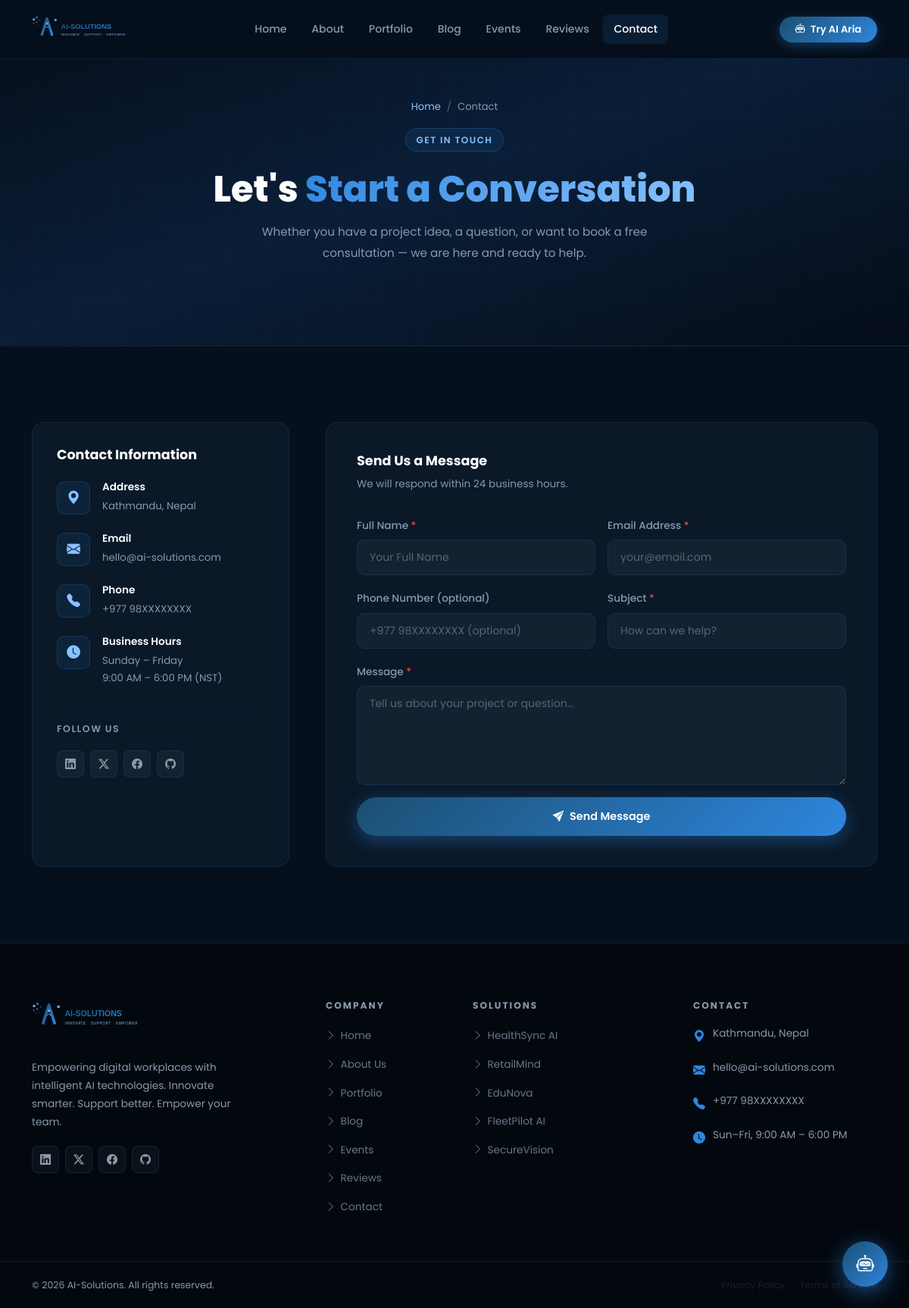
Page /contact/ on the committed database.
### core/models.py (models this page shows, shortened)
class SiteSettings(models.Model):
    site_name = models.CharField(max_length=100, default='AI-Solutions')
    tagline = models.CharField(max_length=200, default='Innovate | Support | Empower')
    logo = models.ImageField(upload_to='settings/', blank=True, null=True)
    email = models.EmailField(default='hello@ai-solutions.com')
    phone = models.CharField(max_length=20, blank=True, default='+977 98XXXXXXXX')
    address = models.TextField(blank=True, default='Kathmandu, Nepal')
    time_zone = models.CharField(max_length=50, default='Asia/Kathmandu')
    facebook_url = models.URLField(blank=True)
    twitter_url = models.URLField(blank=True)
    linkedin_url = models.URLField(blank=True)
    github_url = models.URLField(blank=True)
    updated_at = models.DateTimeField(auto_now=True)
    class Meta:
        verbose_name = 'Site Settings'
        verbose_name_plural = 'Site Settings'
    @classmethod
    def get_settings(cls):
        obj, _ = cls.objects.get_or_create(pk=1)
        return obj

### core/views.py (the view)
# urls.py: path('contact/', views.contact, name='contact'),
def contact(request):
    if request.method == 'POST':
        form = ContactForm(request.POST)
        if form.is_valid():
            form.save()
            messages.success(
                request,
                'Thank you! Your message has been sent. We will get back to you within 24 hours.'
            )
            return redirect('contact')
        else:
            messages.error(request, 'Please correct the errors below.')
    else:
        form = ContactForm()
    return render(request, 'core/contact.html', {'form': form})

### core/forms.py
class ContactForm(forms.ModelForm):
    class Meta:
        model = ContactMessage
        fields = ['name', 'email', 'phone', 'subject', 'message']
        widgets = {
            'name': forms.TextInput(attrs={
                'class': 'form-control', 'placeholder': 'Your Full Name'
            }),
            'email': forms.EmailInput(attrs={
                'class': 'form-control', 'placeholder': 'your@email.com'
            }),
            'phone': forms.TextInput(attrs={
                'class': 'form-control', 'placeholder': '+977 98XXXXXXXX (optional)'
            }),
            'subject': forms.TextInput(attrs={
                'class': 'form-control', 'placeholder': 'How can we help?'
            }),
            'message': forms.Textarea(attrs={
                'class': 'form-control', 'rows': 5,
                'placeholder': 'Tell us about your project or question...'
            }),
        }

### core/context_processors.py (called while the page is built)
def site_settings(request):
    return {'settings': SiteSettings.get_settings()}

def unread_messages(request):
    if request.user.is_authenticated and request.user.is_staff:
        count = ContactMessage.objects.filter(is_read=False).count()
        return {'unread_messages_count': count}
    return {'unread_messages_count': 0}

### templates/core/contact.html (shortened to what this page needs)
{% extends 'base.html' %}
{% block content %}
<div class="page-hero">
  <div class="container position-relative">
    <nav aria-label="breadcrumb" class="mb-3">
      <ol class="breadcrumb justify-content-center" style="font-size:.82rem;">
        <li class="breadcrumb-item"><a href="{% url 'home' %}">Home</a></li>
        <li class="breadcrumb-item active">Contact</li>
      </ol>
    </nav>
    <div class="section-badge">Get In Touch</div>
    <h1 class="section-title mt-2" style="font-size:clamp(2rem,4vw,3rem);">Let's <span class="gradient-text">Start a Conversation</span></h1>
    <p class="section-subtitle mx-auto">Whether you have a project idea, a question, or want to book a free consultation — we are here and ready to help.</p>
  </div>
</div>
<section>
  <div class="container">
    <div class="row g-5">
      <div class="col-lg-4">
        <div class="contact-info-card fade-up">
          <h4 style="font-size:1.1rem;font-weight:700;margin-bottom:1.5rem;color:#fff;">Contact Information</h4>
          <div class="contact-info-item">
            <div class="contact-icon"><i class="bi bi-geo-alt-fill"></i></div>
            <div>
              <h6>Address</h6>
              <p>{{ settings.address|default:"Kathmandu, Nepal" }}</p>
            </div>
          </div>
          <div class="contact-info-item">
            <div class="contact-icon"><i class="bi bi-envelope-fill"></i></div>
            <div>
              <h6>Email</h6>
              <p>{{ settings.email|default:"hello@ai-solutions.com" }}</p>
            </div>
          </div>
          <div class="contact-info-item">
            <div class="contact-icon"><i class="bi bi-telephone-fill"></i></div>
            <div>
              <h6>Phone</h6>
              <p>{{ settings.phone|default:"+977 98XXXXXXXX" }}</p>
            </div>
          </div>
          <div class="contact-info-item">
            <div class="contact-icon"><i class="bi bi-clock-fill"></i></div>
            <div>
              <h6>Business Hours</h6>
              <p>Sunday – Friday<br>9:00 AM – 6:00 PM (NST)</p>
            </div>
          </div>
          <hr style="border-color:var(--dark-border);margin:1.5rem 0;">
          <h6 style="font-size:.78rem;font-weight:600;text-transform:uppercase;letter-spacing:1.5px;color:var(--text-muted);margin-bottom:1rem;">Follow Us</h6>
          <div class="social-links">
            <a href="{{ settings.linkedin_url|default:'#' }}" class="social-link"><i class="bi bi-linkedin"></i></a>
            <a href="{{ settings.twitter_url|default:'#' }}" class="social-link"><i class="bi bi-twitter-x"></i></a>
            <a href="{{ settings.facebook_url|default:'#' }}" class="social-link"><i class="bi bi-facebook"></i></a>
            <a href="{{ settings.github_url|default:'#' }}" class="social-link"><i class="bi bi-github"></i></a>
          </div>
        </div>
      </div>
      <div class="col-lg-8 fade-up" style="transition-delay:.1s;">
        <div class="contact-form-card">
          <h4 style="font-size:1.1rem;font-weight:700;margin-bottom:.5rem;color:#fff;">Send Us a Message</h4>
          <p style="font-size:.85rem;color:var(--text-muted);margin-bottom:1.75rem;">We will respond within 24 business hours.</p>
          <form method="post" novalidate>
            <div class="row g-3">
              <div class="col-md-6">
                <label class="form-label">Full Name <span style="color:#ef4444;">*</span></label>
                {{ form.name }}
              </div>
              <div class="col-md-6">
                <label class="form-label">Email Address <span style="color:#ef4444;">*</span></label>
                {{ form.email }}
              </div>
              <div class="col-md-6">
                <label class="form-label">Phone Number <span style="color:var(--text-muted);">(optional)</span></label>
                {{ form.phone }}
              </div>
              <div class="col-md-6">
                <label class="form-label">Subject <span style="color:#ef4444;">*</span></label>
                {{ form.subject }}
              </div>
              <div class="col-12">
                <label class="form-label">Message <span style="color:#ef4444;">*</span></label>
                {{ form.message }}
              </div>
              <div class="col-12">
                <button type="submit" class="btn-primary-custom w-100 justify-content-center">
                  <i class="bi bi-send-fill"></i> Send Message
                </button>
              </div>
            </div>
          </form>
        </div>
      </div>
    </div>
  </div>
</section>
{% endblock %}

### templates/partials/footer.html
{% load static %}
<footer class="main-footer">
  <div class="container">
    <div class="row g-5">
      <div class="col-lg-4 col-md-6">
        <div class="footer-brand">
          <a href="{% url 'home' %}" class="d-inline-block mb-3">
            <img src="{% static 'images/logo.svg' %}" alt="AI-Solutions" height="45">
          </a>
          <p>
            Empowering digital workplaces with intelligent AI technologies.
            Innovate smarter. Support better. Empower your team.
          </p>
          <div class="social-links">
            <a href="{{ settings.linkedin_url|default:'#' }}" class="social-link" aria-label="LinkedIn"><i class="bi bi-linkedin"></i></a>
            <a href="{{ settings.twitter_url|default:'#' }}" class="social-link" aria-label="Twitter"><i class="bi bi-twitter-x"></i></a>
            <a href="{{ settings.facebook_url|default:'#' }}" class="social-link" aria-label="Facebook"><i class="bi bi-facebook"></i></a>
            <a href="{{ settings.github_url|default:'#' }}" class="social-link" aria-label="GitHub"><i class="bi bi-github"></i></a>
          </div>
        </div>
      </div>
      <div class="col-lg-2 col-md-6 col-6">
        <h6 class="footer-heading">Company</h6>
        <ul class="footer-links">
          <li><a href="{% url 'home' %}"><i class="bi bi-chevron-right"></i>Home</a></li>
          <li><a href="{% url 'about' %}"><i class="bi bi-chevron-right"></i>About Us</a></li>
          <li><a href="{% url 'services' %}"><i class="bi bi-chevron-right"></i>Portfolio</a></li>
          <li><a href="{% url 'blog' %}"><i class="bi bi-chevron-right"></i>Blog</a></li>
          <li><a href="{% url 'events' %}"><i class="bi bi-chevron-right"></i>Events</a></li>
          <li><a href="{% url 'feedback' %}"><i class="bi bi-chevron-right"></i>Reviews</a></li>
          <li><a href="{% url 'contact' %}"><i class="bi bi-chevron-right"></i>Contact</a></li>
        </ul>
      </div>
      <div class="col-lg-3 col-md-6 col-6">
        <h6 class="footer-heading">Solutions</h6>
        <ul class="footer-links">
          <li><a href="{% url 'services' %}"><i class="bi bi-chevron-right"></i>HealthSync AI</a></li>
          <li><a href="{% url 'services' %}"><i class="bi bi-chevron-right"></i>RetailMind</a></li>
          <li><a href="{% url 'services' %}"><i class="bi bi-chevron-right"></i>EduNova</a></li>
          <li><a href="{% url 'services' %}"><i class="bi bi-chevron-right"></i>FleetPilot AI</a></li>
          <li><a href="{% url 'services' %}"><i class="bi bi-chevron-right"></i>SecureVision</a></li>
        </ul>
      </div>
      <div class="col-lg-3 col-md-6">
        <h6 class="footer-heading">Contact</h6>
        <div class="footer-contact-item">
          <i class="bi bi-geo-alt-fill"></i>
          <span>{{ settings.address|default:"Kathmandu, Nepal" }}</span>
        </div>
        <div class="footer-contact-item">
          <i class="bi bi-envelope-fill"></i>
          <span>{{ settings.email|default:"hello@ai-solutions.com" }}</span>
        </div>
        <div class="footer-contact-item">
          <i class="bi bi-telephone-fill"></i>
          <span>{{ settings.phone|default:"+977 98XXXXXXXX" }}</span>
        </div>
        <div class="footer-contact-item">
          <i class="bi bi-clock-fill"></i>
          <span>Sun–Fri, 9:00 AM – 6:00 PM</span>
        </div>
      </div>
    </div>
  </div>
  <div class="footer-bottom">
    <div class="container">
      <div class="row align-items-center">
        <div class="col-md-6">
          <p>&copy; {% now "Y" %} {{ settings.site_name|default:"AI-Solutions" }}. All rights reserved.</p>
        </div>
        <div class="col-md-6 text-md-end">
          <p>
            <a href="#" class="text-muted me-3" style="font-size:.78rem;">Privacy Policy</a>
            <a href="#" class="text-muted" style="font-size:.78rem;">Terms of Service</a>
          </p>
        </div>
      </div>
    </div>
  </div>
</footer>

### rows in the picture
SiteSettings: address "Kathmandu, Nepal", email "hello@ai-solutions.com", phone "+977 98XXXXXXXX", site_name "AI-Solutions"
